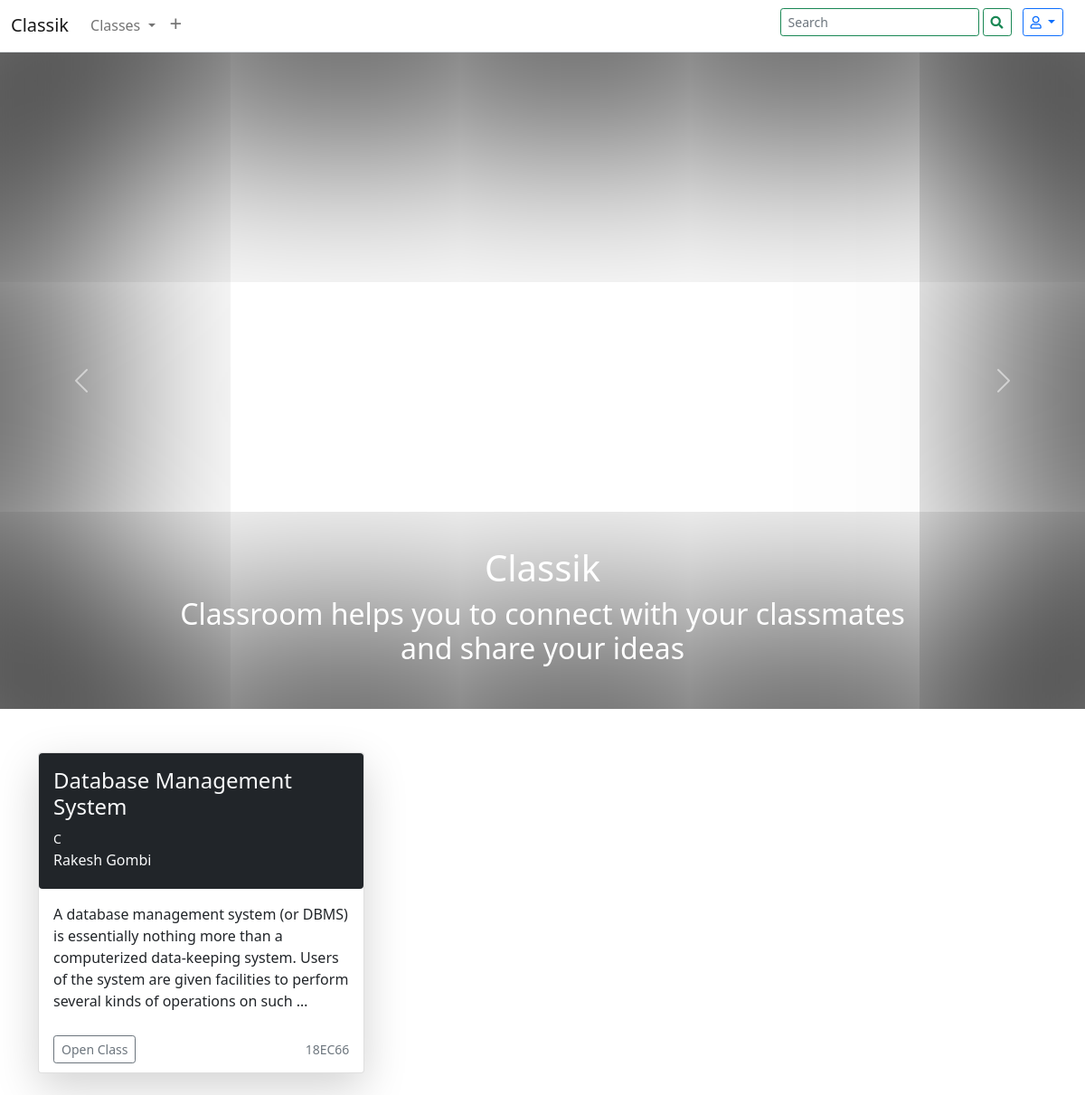
The app's page / (signed in) with its own data.
### home/models.py (models this page shows, shortened)
class Course(models.Model):
    sno = models.AutoField(primary_key=True)
    courseCode = models.CharField(max_length=10)
    courseName = models.CharField(
        max_length=300, blank=True, null=True, default="")
    courseSection = models.CharField(
        max_length=300, blank=True, null=True, default="")
    courseDesc = models.TextField(blank=True, null=True, default="")
    courseRefNo = models.CharField(max_length=6)
    courseCreator = models.ForeignKey(
        User, on_delete=models.CASCADE, related_name="Creator")
    courseStudent = models.ManyToManyField(
        User, blank=True, related_name="Disciples")
    theme = models.CharField(default="", max_length=10)

### home/views.py (the view)
# urls.py: path('', views.index, name="Home"),
def index(request):
    try:
        user = request.user
        courses = Course.objects.filter(courseStudent=user)
        return render(request, "index.html", {"courses": courses})
    except Exception as e:
        print(e)
        return render(request, "index.html")

### templates/index.html (shortened to what this page needs)
{% extends 'base.html' %}
{% load static %}
{% block body %}
<div id="myCarousel" class="carousel slide" data-bs-ride="carousel">
  <div class="carousel-inner">
    <div class="carousel-item carousel-item2 active">
      <div class="container">
        <div class="carousel-caption">
          <h1 class="special">Classik</h1>
          <h2>Classroom helps you to connect with your classmates and share your ideas</h2>
        </div>
      </div>
    </div>
  </div>
  <button class="carousel-control-prev" type="button" data-bs-target="#myCarousel" data-bs-slide="prev">
    <span class="carousel-control-prev-icon" aria-hidden="true"></span>
  </button>
  <button class="carousel-control-next" type="button" data-bs-target="#myCarousel" data-bs-slide="next">
    <span class="carousel-control-next-icon" aria-hidden="true"></span>
  </button>
</div>
{% if courses|length >= 1 %}
<div class="album py-5">
  <div class="container">
    <div class="row row-cols-1 row-cols-sm-2 row-cols-md-3 g-3">
      {% for course in courses %}
      <div class="col rounded">
        <div class="card shadow-lg rounded" style="height:355px">
          <a href="/classroom/{{course.sno}}" class="text-decoration-none hover-effect">
            <div class="col bg-{{course.theme}} text-light p-3  rounded" style="height:150px">
              <h4 class="card-text" data-bs-toggle="tooltip" data-bs-placement="bottom"
                title="Course Name: {{course.courseName|title}}">{{course.courseName|title|truncatechars:"50"}}</h4>
              <p class="card-text my-0"><small>{{course.courseSection|upper}}</small></p>
              <p class="card-text ">{{course.courseCreator.get_full_name|title}}</p>
            </div>
          </a>
          <div class="card-body">
            <p class="card-text" style="height:130px">{{course.courseDesc|truncatewords:30}}</p>
            <div class="d-flex justify-content-between align-items-center">
              <div class="btn-group">
                <a href="/classroom/{{course.sno}}" class="btn btn-sm btn-outline-secondary">Open Class</a>
              </div>
              <small class="text-muted">{{course.courseCode|upper}}</small>
            </div>
          </div>
        </div>
      </div>
      {% endfor %}
    </div>
  </div>
</div>
{% endif %}
{% endblock body %}

### records on screen
Course: courseName "Database Management System", courseSection "C", courseCreator.get_full_name "Rakesh Gombi", courseDesc "A database management system (or DBMS) is essentially nothing more than a computerized data-keeping system. Users of the system are given facilities to perform several kinds of operations on such …", courseCode "18EC66"
